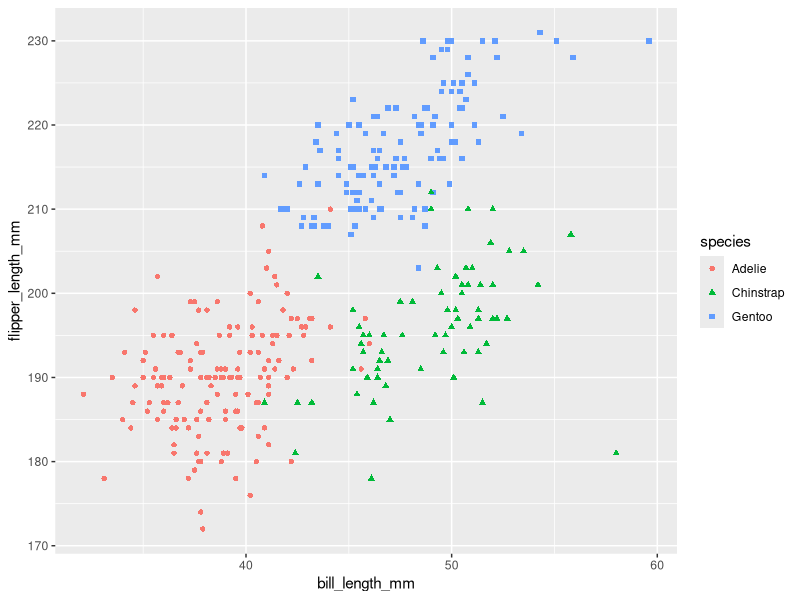
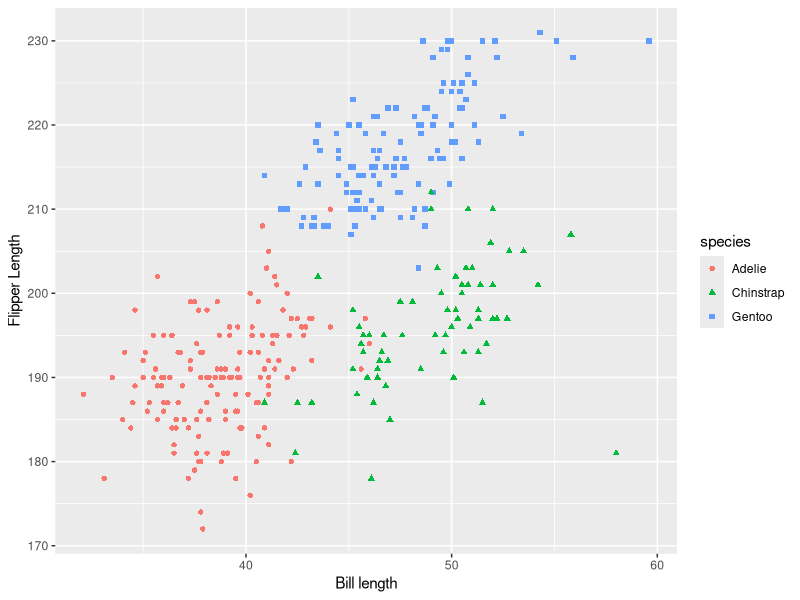

The R script that drew these images, in order: (Note: this script raises an error after producing the figures.)
library(ggplot2)
library(palmerpenguins)

#### customizing

# load data
data("penguins")
penguins

# shape and color
ggplot(penguins,
       aes(x=bill_length_mm,
           y=flipper_length_mm,
           shape=species,
           color=species))+
  geom_point()


# axis labels for the axes
ggplot(penguins,
       aes(x=bill_length_mm,
           y=flipper_length_mm,
           shape=species,
           color=species))+
  geom_point()+
  labs(x="Bill length",
       y="Flipper Length")

# title, point size, theming
ggplot(penguins,
       aes(x=bill_length_mm,
           y=flipper_length_mm,
           shape=species,
           color=species))+
  geom_point(size=3)+
  labs(x="Bill length",
       y="Flipper Length",
       title = "Penguin plot")+
  theme_base()


?pch

# point fill and color
ggplot(penguins,
       aes(x=bill_length_mm,
           y=flipper_length_mm,
           shape=species,
           fill=species))+
  geom_point(size=3,color="yellow")+
  scale_shape_manual(values=c(21,22,23))+
  labs(x="Bill length",
       y="Flipper Length",
       title = "Penguin plot")+
  theme_base()


# Change legend title to uppercase

# Add subtitle and caption (see documentation for 'labs()')

# Change the color of the points




